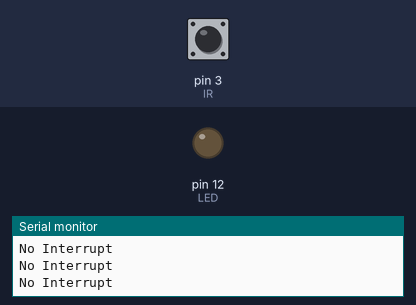
Bench run of a sketch on a simulated Arduino Uno, built with avr-gcc and run on an emulated ATmega328P. Shown: output pins drawn as LEDs (lit = HIGH), the last lines printed to the serial monitor. Dashed ring = blinking. Inputs (shaded band) come from the test bench; at power-on: pin 3 (IR) LOW.

Above: at 1.2 s.
1.3 s: pin 3 (IR) driven HIGH
At 2.1 s:
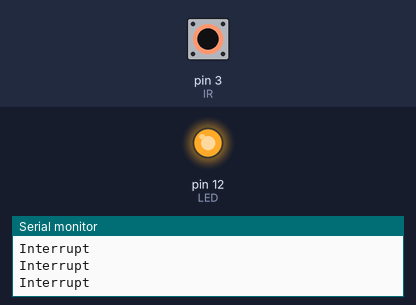
2.8 s: pin 3 (IR) driven LOW
At 3.7 s:
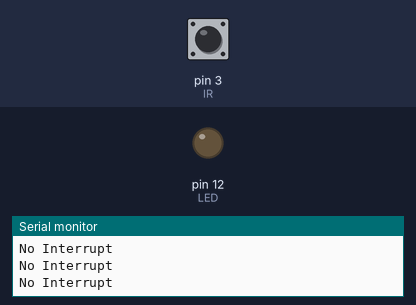
5.8 s: pin 3 (IR) pulsed HIGH 5 times (0.12 s each, 0.3 s apart)
At 6.47 s:
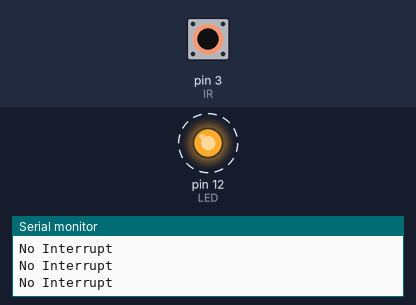
10.3 s: pin 3 (IR) pulsed HIGH 5 times (0.12 s each, 0.3 s apart)
At 12.2 s:
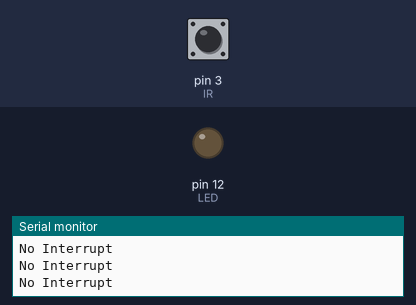
Timing chart, 0 to 13.7 s (numbered marks = the images above; inputs shaded):
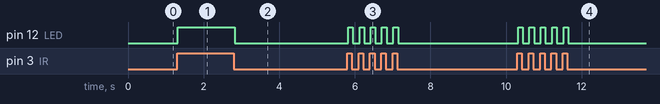

The sketch:

IR.ino
```cpp
#define IR 3
#define LED 12

void setup()
{
  pinMode(IR, INPUT);
  pinMode(LED, OUTPUT);
  Serial.begin(9600);
}

void loop()
{
  int status1 = digitalRead(IR);
  if (status1 == 1)
  {
    Serial.println("Interrupt");
    digitalWrite(LED, HIGH);
  }
  else
  {
    Serial.println("No Interrupt");
    digitalWrite(LED, LOW);
  }
}
```

Measured:
- after the input at 1.3 s, pin 12 (LED): LOW → HIGH at once
- after the input at 2.8 s, pin 12 (LED): HIGH → LOW at once
- after the input at 5.8 s, pin 12 (LED): alternates HIGH for 0.13 s and LOW for 0.17 s, 10 changes in all, then stays LOW, starting at once
- after the input at 10.3 s, pin 12 (LED): alternates HIGH for 0.12 s and LOW for 0.18 s, 10 changes in all, then stays LOW, starting at once
